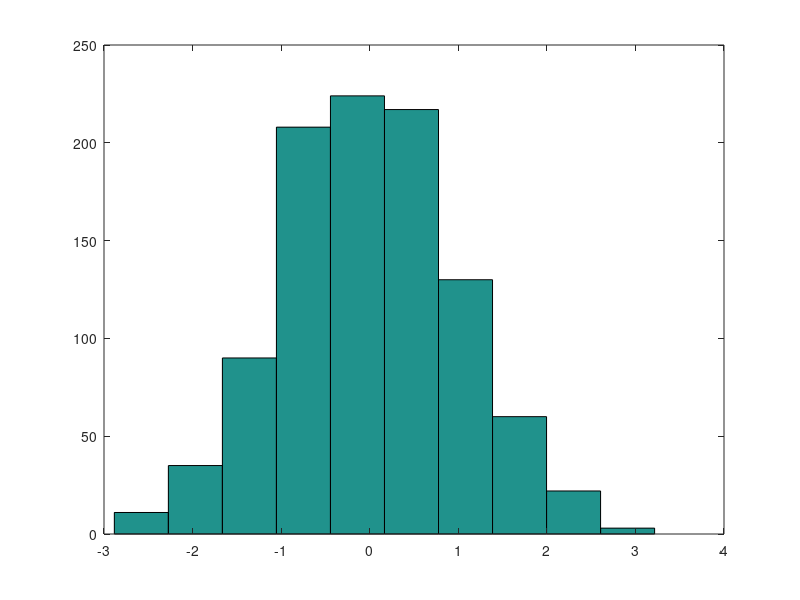

This chart was generated by the following MATLAB code:
%% Basic

%% arithmatic operations
2 + 3
4 - 5
2 * 3
6 / 4
2 ^ 8
% logic operations
1 == 2
1 ~= 2     % not equal sign
1 && 0     % AND
1 || 0     % OR
xor(1, 0)  % exclusive or

%% print
a = pi;
a
disp(a);  % display complex elements
% print with formatting
disp(sprintf('3 decimals: %0.3f', a));  % C-style 'sprintf'
fprintf('3 decimals: %0.3f\n', a);      % does the same thing as above
% set global output display format
format long
a
format short
a

%% matrices
A = [1 2; 3 4; 5 6]
A = [1 2;
     3 4;
     5 6]      % looks nicer :)
v = [1 2 3]    % row vector
v = [1; 2; 3]  % column vector
% define vector with step
v = 1:0.2:2
v = 1:6        % the default value of step is 1
% useful matrix functions
ones(2, 3)     % matrix with all 1s
zeros(2, 3)    % matrix with all 0s
rand(2, 3)     % matrix with random numbers between 0 and 1
randn(1, 5)    % 'n' means 'normal distribution'
hist(randn(1, 1000))  % show how function randn() works by plotting a histogram
eye(4)         % identity matrix
% matrix properties
size(A)
size(size(A))  % 'size(A)' is also a matrix
size(A, 1)     % the first dimension (row) of A
length(A)      % return the size of the longest dimension
